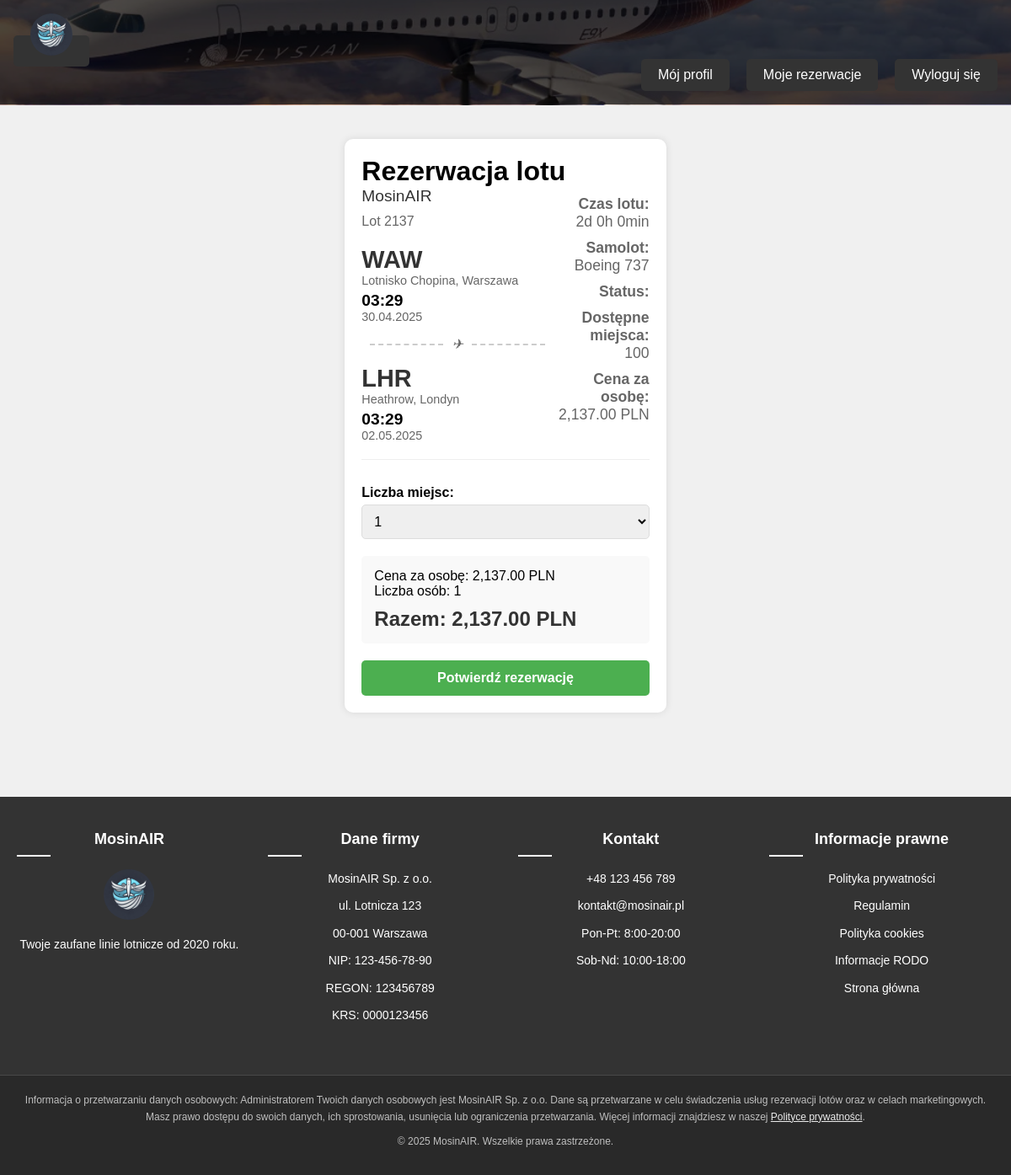
The app's page /strona/main/rezerwacja.php?id=47 (signed in) with its own data.
### tables this page shows
CREATE TABLE `loty` (
  `id` int(11) NOT NULL,
  `id_samolotu` int(11) NOT NULL,
  `id_lotniska_start` int(11) NOT NULL,
  `id_lotniska_koniec` int(11) NOT NULL,
  `id_linii_lotniczych` int(11) NOT NULL,
  `numer_lotu` varchar(10) NOT NULL,
  `data_start` datetime NOT NULL,
  `data_koniec` datetime NOT NULL,
  `status_lotu` enum('planowany','boarding','w_locie','wyladowal','opozniony','odwolany') NOT NULL,
  `id_gate_wylot` int(11) DEFAULT NULL,
  `id_gate_przylot` int(11) DEFAULT NULL,
  `cena` decimal(10,2) DEFAULT NULL,
  `dostepne_miejsca` int(11) DEFAULT NULL
);

CREATE TABLE `linie_lotnicze` (
  `id` int(11) NOT NULL,
  `nazwa` varchar(255) NOT NULL,
  `kraj` varchar(255) NOT NULL,
  `kod_IATA` varchar(2) NOT NULL,
  `data_zalozenia` date NOT NULL
);

CREATE TABLE `lotniska` (
  `id` int(11) NOT NULL,
  `nazwa` varchar(255) NOT NULL,
  `miasto` varchar(255) NOT NULL,
  `kraj` varchar(255) NOT NULL,
  `kod_IATA` varchar(3) NOT NULL,
  `terminal_count` int(11) NOT NULL
);

CREATE TABLE `samoloty` (
  `id` int(11) NOT NULL,
  `model` varchar(255) NOT NULL,
  `liczba_miejsc` int(11) NOT NULL,
  `liczba_miejsc_biznes` int(11) NOT NULL,
  `liczba_miejsc_ekonomiczna` int(11) NOT NULL,
  `data_ostatniego_przegladu` date NOT NULL,
  `status_samolotu` enum('sprawny','w_serwisie','wycofany') NOT NULL
);

### strona/main/rezerwacja.php (the view, shortened to what this page needs)
<?php
require_once '../config.php';
$flight_id = intval($_GET['id']);
$query = "SELECT l.*,
          ls1.nazwa as lotnisko_start, ls1.miasto as miasto_start, ls1.kod_IATA as kod_start,
          ls2.nazwa as lotnisko_koniec, ls2.miasto as miasto_koniec, ls2.kod_IATA as kod_koniec,
          ll.nazwa as linia_lotnicza, s.model as model_samolotu, s.liczba_miejsc
          FROM loty l
          JOIN lotniska ls1 ON l.id_lotniska_start = ls1.id
          JOIN lotniska ls2 ON l.id_lotniska_koniec = ls2.id
          JOIN linie_lotnicze ll ON l.id_linii_lotniczych = ll.id
          JOIN samoloty s ON l.id_samolotu = s.id
          WHERE l.id = ?";
$stmt = $db->prepare($query);
$stmt->execute([$flight_id]);
$lot = $stmt->fetch(PDO::FETCH_ASSOC);
$departure = new DateTime($lot['data_start']);
$arrival = new DateTime($lot['data_koniec']);
$duration = $departure->diff($arrival);
?>
<!DOCTYPE html>
<html lang="pl">
<head>
    <link rel="stylesheet" href="../dodatki/style.css">
</head>
<body>
    <header>
        <nav>
            <div class="logo">
                <a href="loginuser.php">
                    <img src="../zdjecia/logo/logo_mosinair.jpeg" alt="MosinAIR Logo" width="50" height="50">
                </a>
            </div>
            <div class="nav-links">
                <a href="profil.php">Mój profil</a>
                <a href="moje_rezerwacje.php">Moje rezerwacje</a>
                <a href="../main/logout.php">Wyloguj się</a>
            </div>
        </nav>
    </header>
    <main>
        <div class="reservation-container">
            <h1>Rezerwacja lotu</h1>
            <div class="flight-info">
                <div class="flight-route">
                    <div class="flight-airline"><?php echo htmlspecialchars($lot['linia_lotnicza']); ?></div>
                    <div class="flight-number">Lot <?php echo htmlspecialchars($lot['numer_lotu']); ?></div>
                    <div class="airport-code"><?php echo htmlspecialchars($lot['kod_start']); ?></div>
                    <div class="airport-name"><?php echo htmlspecialchars($lot['lotnisko_start']); ?>, <?php echo htmlspecialchars($lot['miasto_start']); ?></div>
                    <div class="flight-time"><?php echo date('H:i', strtotime($lot['data_start'])); ?></div>
                    <div class="flight-date"><?php echo date('d.m.Y', strtotime($lot['data_start'])); ?></div>
                    <div class="flight-path">
                        <hr>
                        <i>✈</i>
                        <hr>
                    </div>
                    <div class="airport-code"><?php echo htmlspecialchars($lot['kod_koniec']); ?></div>
                    <div class="airport-name"><?php echo htmlspecialchars($lot['lotnisko_koniec']); ?>, <?php echo htmlspecialchars($lot['miasto_koniec']); ?></div>
                    <div class="flight-time"><?php echo date('H:i', strtotime($lot['data_koniec'])); ?></div>
                    <div class="flight-date"><?php echo date('d.m.Y', strtotime($lot['data_koniec'])); ?></div>
                </div>
                <div class="flight-details">
                    <p><strong>Czas lotu:</strong><br>
                    <?php
                        if ($duration->d > 0) echo $duration->d . 'd ';
                        echo $duration->h . 'h ' . $duration->i . 'min';
                    ?></p>
                    <p><strong>Samolot:</strong><br><?php echo htmlspecialchars($lot['model_samolotu']); ?></p>
                    <p><strong>Status:</strong><br><?php echo htmlspecialchars($lot['status_lotu']); ?></p>
                    <p><strong>Dostępne miejsca:</strong><br><?php echo htmlspecialchars($lot['dostepne_miejsca']); ?></p>
                    <p><strong>Cena za osobę:</strong><br><?php echo number_format($lot['cena'], 2); ?> PLN</p>
                </div>
            </div>
            <form action="rezerwacja.php?id=<?php echo $flight_id; ?>" method="POST" class="reservation-form">
                <div class="form-group">
                    <label for="liczba_miejsc">Liczba miejsc:</label>
                    <select id="liczba_miejsc" name="liczba_miejsc" required onchange="updateTotalPrice()">
                        <?php for ($i = 1; $i <= min(10, $lot['dostepne_miejsca']); $i++): ?>
                            <option value="<?php echo $i; ?>"><?php echo $i; ?></option>
                        <?php endfor; ?>
                    </select>
                </div>
                <div class="price-summary">
                    <p>Cena za osobę: <span id="price-per-person"><?php echo number_format($lot['cena'], 2); ?></span> PLN</p>
                    <p>Liczba osób: <span id="number-of-people">1</span></p>
                    <div class="total-price">Razem: <span id="total-price"><?php echo number_format($lot['cena'], 2); ?></span> PLN</div>
                </div>
                <button type="submit" class="submit-btn">Potwierdź rezerwację</button>
            </form>
        </div>
    </main>
<?php
    include('../main/footer/footer.php')
?>
</body>
</html>

### strona/dodatki/style.css (style rules this page uses)
* { margin: 0; padding: 0; box-sizing: border-box; font-family: 'Arial', sans-serif; }
body { background-color: #f0f0f0; min-height: 100vh; display: flex; flex-direction: column; }
header { background-image: url('../zdjecia/samolot.jpg'); background-size: cover; background-position: center; background-repeat: no-repeat; height: 125px; width: 100%; position: relative; }
nav { background-color: rgba(0, 0, 0, 0.7); padding: 1rem; position: absolute; width: 100%; top: 0; }
.logo img { border-radius: 50%; transition: transform 0.3s ease; }
.nav-links { display: flex; gap: 20px; justify-content: right; }
nav a { color: #ffffff; text-decoration: none; padding: 10px 20px; border-radius: 5px; transition: background-color 0.3s ease; background-color: #333333; }
main { max-width: 1200px; margin: 40px auto; padding: 0 20px; flex: 1; }
.flight-details p { margin: 10px 0; color: #666666; font-size: 1.1em; }

### strona/main/rezerwacja.php (style rules this page uses)
.reservation-container { max-width: 800px; margin: 0 auto; padding: 20px; background-color: #fff; border-radius: 10px; box-shadow: 0 0 10px rgba(0,0,0,0.1); }
.flight-info { display: flex; justify-content: space-between; margin-bottom: 30px; padding-bottom: 20px; border-bottom: 1px solid #eee; }
.flight-route { flex: 2; }
.flight-details { flex: 1; text-align: right; }
.airport-code { font-size: 1.8em; font-weight: bold; color: #333; }
.flight-path { display: flex; align-items: center; margin: 15px 0; }
.flight-path hr { flex-grow: 1; margin: 0 10px; border: none; border-top: 2px dashed #ccc; }
.flight-path i { color: #666; }
.airport-name { font-size: 0.9em; color: #666; }
.flight-time { font-size: 1.2em; font-weight: bold; margin-top: 5px; }
.flight-date { font-size: 0.9em; color: #666; }
.reservation-form { margin-top: 30px; }
.form-group { margin-bottom: 20px; }
.form-group label { display: block; margin-bottom: 5px; font-weight: bold; }
.form-group select, .form-group input { width: 100%; padding: 10px; border: 1px solid #ddd; border-radius: 5px; font-size: 1em; }
.price-summary { background-color: #f9f9f9; padding: 15px; border-radius: 5px; margin-bottom: 20px; }
.total-price { font-size: 1.5em; font-weight: bold; color: #333; margin-top: 10px; }
.submit-btn { background-color: #4CAF50; color: white; padding: 12px 20px; border: none; border-radius: 5px; cursor: pointer; font-size: 1em; font-weight: bold; width: 100%; }
.flight-airline { font-size: 1.2em; margin-bottom: 10px; color: #333; }
.flight-number { font-size: 1em; color: #666; margin-bottom: 20px; }

### records on screen
loty: id_linii_lotniczych.nazwa "MosinAIR", numer_lotu "2137", id_lotniska_start.kod_IATA "WAW", id_lotniska_start.nazwa "Lotnisko Chopina", id_lotniska_start.miasto "Warszawa", data_start "03:29", data_start "30.04.2025", id_lotniska_koniec.kod_IATA "LHR", id_lotniska_koniec.nazwa "Heathrow", id_lotniska_koniec.miasto "Londyn", data_koniec "03:29", data_koniec "02.05.2025", data_start+data_koniec "2", data_start+data_koniec "0", id_samolotu.model "Boeing 737", dostepne_miejsca "100", cena "2,137.00"

### other values on screen
form field liczba_miejsc "1"
